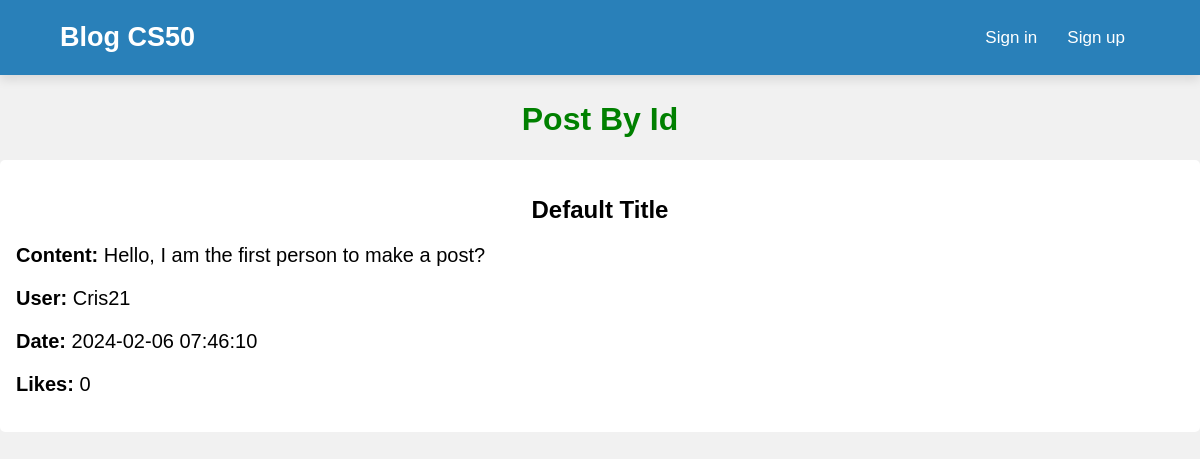
Before: /post/1 with the older database file.
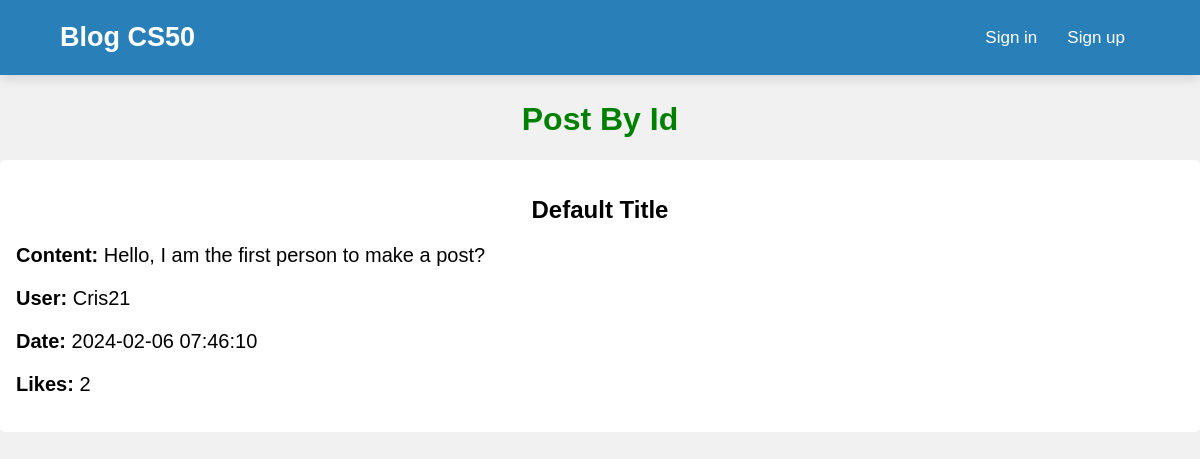
After: the same page with the newer database file.
### tables this page shows
CREATE TABLE posts (
    post_id INTEGER PRIMARY KEY AUTOINCREMENT,
    user_id INTEGER NOT NULL,
    title TEXT NOT NULL DEFAULT 'Default Title',
    content TEXT NOT NULL,
    likes INTEGER DEFAULT 0,
    created_at TIMESTAMP DEFAULT CURRENT_TIMESTAMP,
    FOREIGN KEY (user_id) REFERENCES users(id)
);

### app.py (the view)
@app.route("/post/<int:post_id>", methods=["GET"])
def view_post(post_id):
    user = db.execute("SELECT username FROM users WHERE id = :post_id", post_id=post_id)
    post = db.execute("SELECT * FROM posts WHERE post_id = :post_id", post_id=post_id)
    return render_template("postById.html", post=post, user=user)

### templates/postById.html (shortened to what this page needs)
{% extends "layout.html" %}
{% block main %}
<div class="loginMain">
    <h1>Post By Id</h1>
    {% for post in post %}
    <div class="description">
        <h2>{{ post.title }}</h2>
        <p><strong>Content:</strong> {{ post.content }}</p>
        <p><strong>User:</strong> {{ user[0].username }}</p>
        <p><strong>Date:</strong> {{ post.created_at }}</p>
        <p><strong>Likes:</strong> {{ post.likes }}</p>
    </div>
    {% else %}
    <p>Post not found</p>
    {% endfor %}
</div>
{% endblock %}

Changed rows visible on the page:
changed posts "Default Title": likes "0" → "2"
